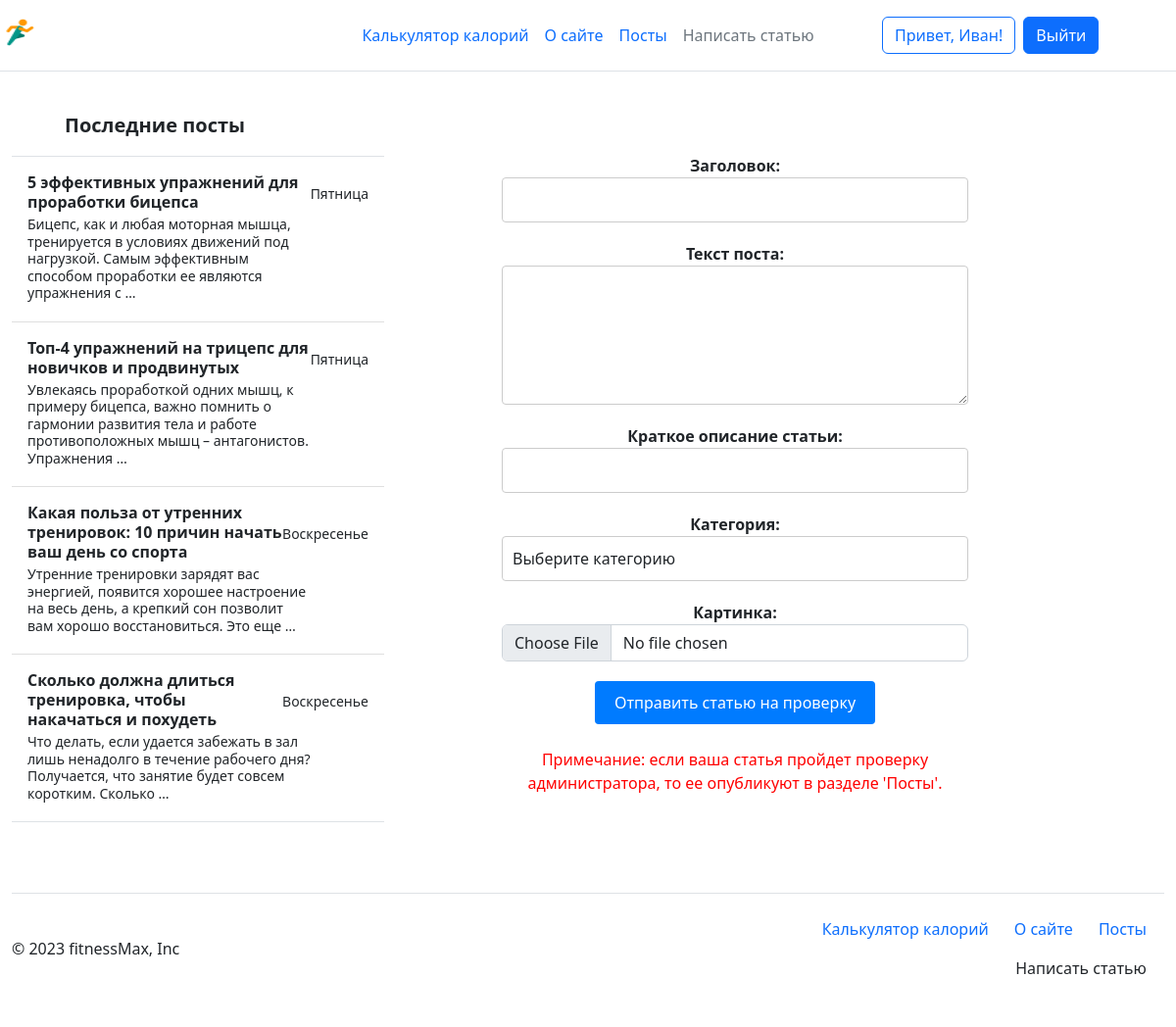
Screenshot of /posts/add_page/ (signed in) with the database file from the repository.
### calorie_calculator/models.py (models this page shows)
class Menu(models.Model):
    name = models.CharField(max_length=255, blank=True, verbose_name='Название')
    description = models.TextField(verbose_name='Описание')
    slug = models.CharField(max_length=255, verbose_name='URL', unique=True, null=True, blank=True)
    view_name = models.CharField(max_length=255, verbose_name='Название view', null=True)
    title_for_page = models.CharField(max_length=255, verbose_name='Заголовок для страницы', blank=True, null=True)
    def get_absolute_url(self):
        if self.slug is None:
            return reverse('home')
        return reverse(viewname=f'{self.view_name}')
    def __str__(self):
        return self.name

### registration/models.py (models this page shows)
class CustomUser(AbstractUser):
    avatar = models.ImageField(upload_to='avatars/', blank=True, null=True)
    email = models.EmailField(unique=True)

### posts/models.py (models this page shows, shortened)
class Posts(models.Model):
    title = models.CharField(max_length=255, verbose_name='Заголовок')
    content = models.TextField(verbose_name='Текст поста')
    description = models.CharField(max_length=255, verbose_name='Краткое описание статьи')
    slug = models.SlugField(max_length=255, db_index=True, unique=True, verbose_name='URL')
    cat = models.ForeignKey('Category', on_delete=models.CASCADE, verbose_name='Категория', null=True)
    time_create = models.DateTimeField(auto_now_add=True, verbose_name='Время создания')
    photo = models.ImageField(upload_to='photos/%Y/%m/%d', verbose_name='Картинка', null=True)
    author = models.ForeignKey(AUTH_USER_MODEL, on_delete=models.CASCADE, verbose_name='Автор', blank=True, null=True)
    is_published = models.BooleanField(verbose_name='Публикация', default=False)
    class Meta:
        verbose_name = 'Посты'
        verbose_name_plural = 'Посты'
        ordering = ['-time_create', '-title']
    def get_absolute_url(self):
        return reverse('post', kwargs={'post_slug': self.slug})

### posts/views.py (the view, shortened to what this page needs)
# urls.py: path('add_page/', AddPage.as_view(), name='AddPage'),
class AddPage(LoginRequiredMixin, DataMixin, CreateView):
    form_class = AddPageForm
    template_name = 'posts/add_page.html'
    success_url = reverse_lazy('PostsHome')
    login_url = reverse_lazy('register')
    def get_context_data(self, *, object_list=None, **kwargs):
        context = super().get_context_data(**kwargs)
        c_def = self.get_user_context(title='Создание статьи')
        return dict(list(context.items()) + list(c_def.items()))

### posts/forms.py (shortened to what this page needs)
class AddPageForm(forms.ModelForm):
    def __init__(self, *args, **kwargs):
        super().__init__(*args, **kwargs)
        self.fields['cat'].empty_label = 'Выберите категорию'
    class Meta:
        model = Posts
        fields = ['title', 'content', 'description', 'cat', 'photo']
        widgets = {
            'title': forms.TextInput({'class': 'form-control'}),
            'content': forms.Textarea({'class': 'form-control', 'rows': '5'}),
            'description': forms.TextInput({'class': 'form-control'}),
            'cat': forms.Select({'class': 'form-select'}),
            'photo': forms.ClearableFileInput({'class': 'form-control'})
        }

### posts/models.py (called while the page is built)
    def __str__(self):
        return self.name

### utils.py (called while the page is built)
    def get_user_context(self, **kwargs):
        context = kwargs
        last_posts = Posts.objects.all().filter(is_published=True).order_by('-time_create')[:6]
        menu = Menu.objects.all()
        context['menu'] = menu
        context['last_posts'] = last_posts
        return context

### posts/templates/posts/add_page.html (shortened to what this page needs)
{% extends 'common/base.html' %}
{% block content %}
<form method="post" action="{% url 'AddPage' %}" class="add-page-form" enctype="multipart/form-data">
    {% for f in form %}
    <div class="form-group">
        <label for="{{f.id_for_label}}">{{f.label}}: </label> {{f}}
    </div>
    {% endfor %}
    <button type="submit" class="btn btn-primary">Отправить статью на проверку</button>
</form>
<br>
<p style="color: red;">Примечание: если ваша статья пройдет проверку администратора, то ее опубликуют в разделе 'Посты'.</p>
{% endblock %}

### templates/common/base.html (shortened to what this page needs)
{% load static %}
<!DOCTYPE html>
<html lang="en">
<head>
    <link rel="stylesheet" href="https://cdn.jsdelivr.net/npm/bootstrap@5.2.3/dist/css/bootstrap.min.css">
    <link rel="stylesheet" href="{% static 'css/styles.css' %}">
    <link rel="stylesheet" href="{% static 'calorie_calculator/css/styles.css' %}">
    <link rel="stylesheet" href="{% static 'posts/css/style.css' %}">
    <link rel="stylesheet" href="{% static 'posts/css/addpage.css' %}">
    <link rel="stylesheet" href="{% static 'posts/css/paginator.css' %}">
    <link rel="stylesheet" href="{% static 'posts/css/comments.css' %}">
</head>
<body>
    {% block header %}
    <header class="d-flex flex-wrap align-items-center justify-content-center justify-content-md-between py-3 mb-4 border-bottom">
        <div class="col-md-3 mb-2 mb-md-0 dop_png">
          <a href="/" class="d-inline-flex link-body-emphasis text-decoration-none">
            <img src="{% static 'calorie_calculator/images/main.png' %}" width="40" height="32">
          </a>
        </div>
        <ul class="nav col-12 col-md-auto mb-2 justify-content-center mb-md-0 dop_header">
          {% for m in menu %}
          {% if m.slug == request.path|slice:'1:'|slice:'-1' or m.slug is None and request.path == '/' %}
          <li class="nav-link px-2 link-secondary">{{m}}</li>
          {% else %}
          <li><a href="{{m.get_absolute_url}}" class="nav-link px-2">{{m}}</a></li>
        {% endif %}
        {% endfor %}
        </ul>
        <div class="col-md-3 text-end dop_login">
          {% if request.user.is_authenticated %}
          <form action="{% url 'logout' %}">
            <div class="d-flex">
              <button type="button" class="btn btn-outline-primary me-2">Привет, {{request.user.first_name}}!</button>
              <button type="submit" class="btn btn-primary">Выйти</button>
            </div>
          </form>
          {% endif %}
        </div>
      </header>
    {% endblock %}
    <div class="container-fluid">
      <div class="row">
        <div class="col-md-3 sidebar dop_sidebar">
    {% block sidebar %}
    <div class="d-flex flex-column align-items-stretch flex-shrink-0 bg-body-tertiary" style="width: 380px;">
      <a href="{% url 'PostsHome' %}" class="d-flex align-items-center flex-shrink-0 p-3 link-body-emphasis text-decoration-none border-bottom">
        <svg class="bi pe-none me-2" width="30" height="24"><use xlink:href="#bootstrap"></use></svg>
        <span class="fs-5 fw-semibold">Последние посты</span>
      </a>
      <div class="list-group list-group-flush border-bottom scrollarea mini_tel">
      {% for p in last_posts %}
        {% if request.path_info|slice:'7:'|slice:'0:-1' == p.slug %}
        <a href="{{p.get_absolute_url}}" class="list-group-item list-group-item-action active py-3 lh-sm" aria-current="true">
          <div class="d-flex w-100 align-items-center justify-content-between">
            <strong class="mb-1">{{p.title}}</strong>
            <small>{{ p.time_create|date:'l' }}</small>
          </div>
          <div class="col-10 mb-1 small">{{p.description|truncatewords:20}}</div>
        </a>
        {% else %}
        <a href="{{p.get_absolute_url}}" class="list-group-item list-group-item-action py-3 lh-sm">
          <div class="d-flex w-100 align-items-center justify-content-between">
            <strong class="mb-1">{{p.title}}</strong>
            <small class="text-body-secondary">{{ p.time_create|date:'l' }}</small>
          </div>
          <div class="col-10 mb-1 small">{{p.description|truncatewords:20}}</div>
        </a>
        {% endif %}
        {% endfor %}
      </div>
    </div>
    {% endblock %}
  </div>
  <div class="col-md-9 content mobile">
    <div class="content content-text-center">
    {% block content %}
    {% endblock %}
        </div>
    </div>
  </div>
  </div>
  {% block footer %}
  <div class="container-fluid">
    <footer class="d-flex flex-wrap justify-content-between align-items-center py-3 my-4 border-top">
      <p class="col-md-4 mb-0 text-body-secondary">© 2023 fitnessMax, Inc</p>
      <a href="/" class="col-md-4 d-flex align-items-center justify-content-center mb-3 mb-md-0 me-md-auto link-body-emphasis text-decoration-none">
        <svg class="bi me-2" width="40" height="32"><use xlink:href="#bootstrap"></use></svg>
      </a>
      <ul class="nav col-md-4 justify-content-end">
        {% for m in menu %}
        {% if m.slug == request.path|slice:'1:'|slice:'-1' or m.slug is None and request.path == '/' %}
          <li class="nav-link px-2 text-body">{{m}}</li>
        {% else %}
          <li class="nav-item"><a href="{{m.get_absolute_url}}" class="nav-link px-2 text-body-secondary">{{m}}</a></li>
        {% endif %}
        {% endfor %}
      </ul>
    </footer>
  </div>
  {% endblock %}
</body>
</html>

### calorie_calculator/static/calorie_calculator/css/styles.css (style rules this page uses)
.content-text-center { margin: 10px 150px; text-align: center; padding: 50px; }
html, body { height: 100%; }
body { display: flex; flex-direction: column; }
.container-fluid { flex: 1; }
footer { display: flex; align-items: center; justify-content: space-between; position: relative; bottom: 0; left: 0; width: 100%; }
footer ul.nav { display: flex; list-style: none; padding: 0; margin: 0; }
footer ul.nav li { margin-right: 10px; }

### posts/static/posts/css/addpage.css (style rules this page uses)
.add-page-form { max-width: 600px; margin: 0 auto; }
.add-page-form .form-group { margin-bottom: 20px; }
.add-page-form label { font-weight: bold; }
.add-page-form input[type="text"], .add-page-form textarea { width: 100%; padding: 10px; border: 1px solid #ccc; border-radius: 4px; }
.add-page-form select { width: 100%; padding: 10px; border: 1px solid #ccc; border-radius: 4px; appearance: none; -webkit-appearance: none; -moz-appearance: none; background-image: url("path/to/custom-select-arrow.png"); background-position: right center; background-repeat: no-repeat; background-color: #fff; }
.add-page-form .btn-primary { padding: 10px 20px; background-color: #007bff; color: #fff; border: none; border-radius: 4px; cursor: pointer; }

### rows the page displays
Menu: name "Калькулятор калорий"
Menu: name "О сайте"
Menu: name "Посты"
Menu: name "Написать статью"
CustomUser: user.first_name "Иван"
Posts: title "5 эффективных упражнений для проработки бицепса", time_create "Пятница", description "Бицепс, как и любая моторная мышца, тренируется в условиях движений под нагрузкой. Самым эффективным способом проработки ее являются упражнения с …"
Posts: title "Топ-4 упражнений на трицепс для новичков и продвинутых", time_create "Пятница", description "Увлекаясь проработкой одних мышц, к примеру бицепса, важно помнить о гармонии развития тела и работе противоположных мышц – антагонистов. Упражнения …"
Posts: title "Какая польза от утренних тренировок: 10 причин начать ваш день со спорта", time_create "Воскресенье", description "Утренние тренировки зарядят вас энергией, появится хорошее настроение на весь день, а крепкий сон позволит вам хорошо восстановиться. Это еще …"
Posts: title "Сколько должна длиться тренировка, чтобы накачаться и похудеть", time_create "Воскресенье", description "Что делать, если удается забежать в зал лишь ненадолго в течение рабочего дня? Получается, что занятие будет совсем коротким. Сколько …"

### other values shown
{{ f.label }} "Заголовок" "Текст поста" "Краткое описание статьи" "Категория" "Картинка"
